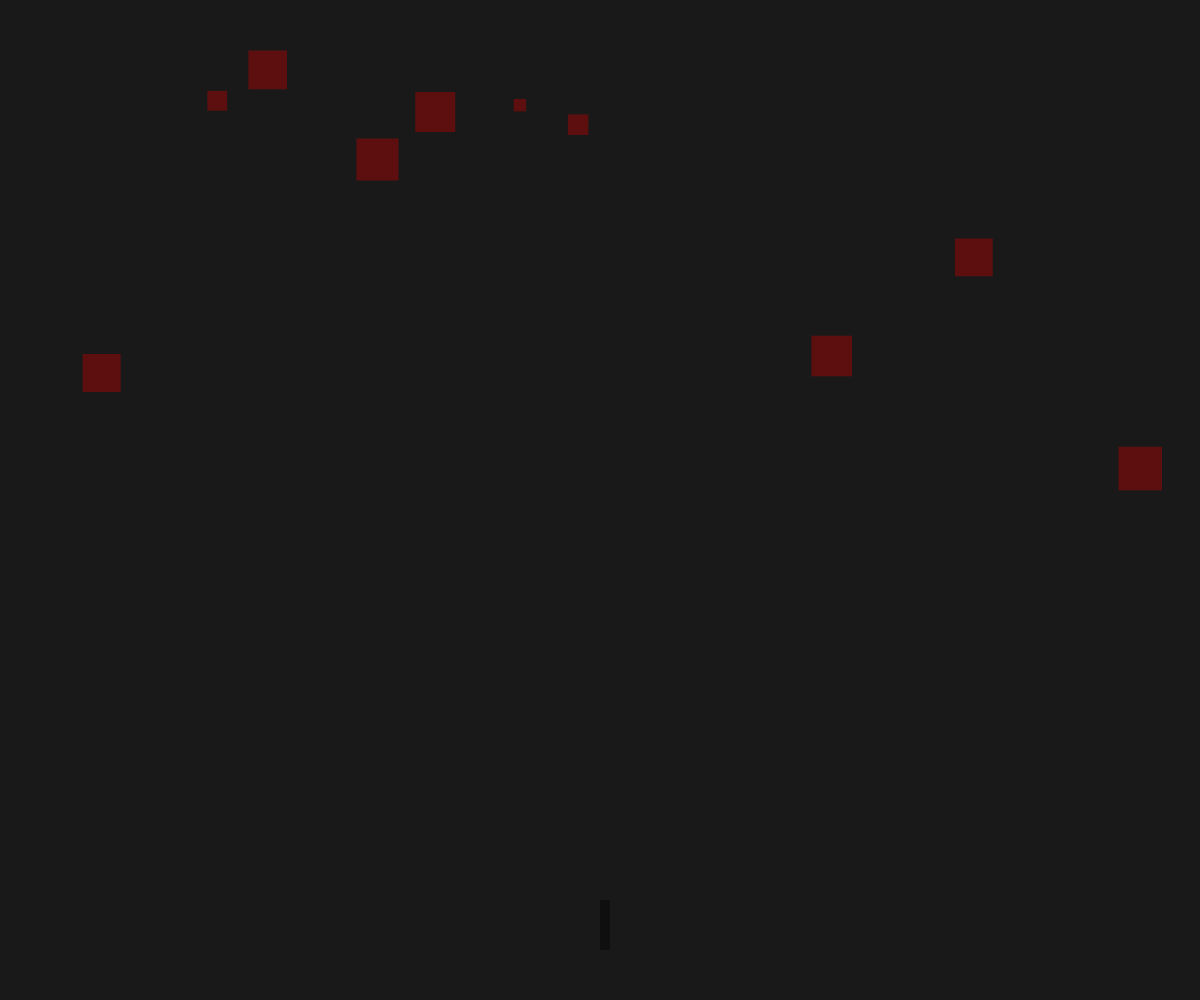
Frame 1 (no input)
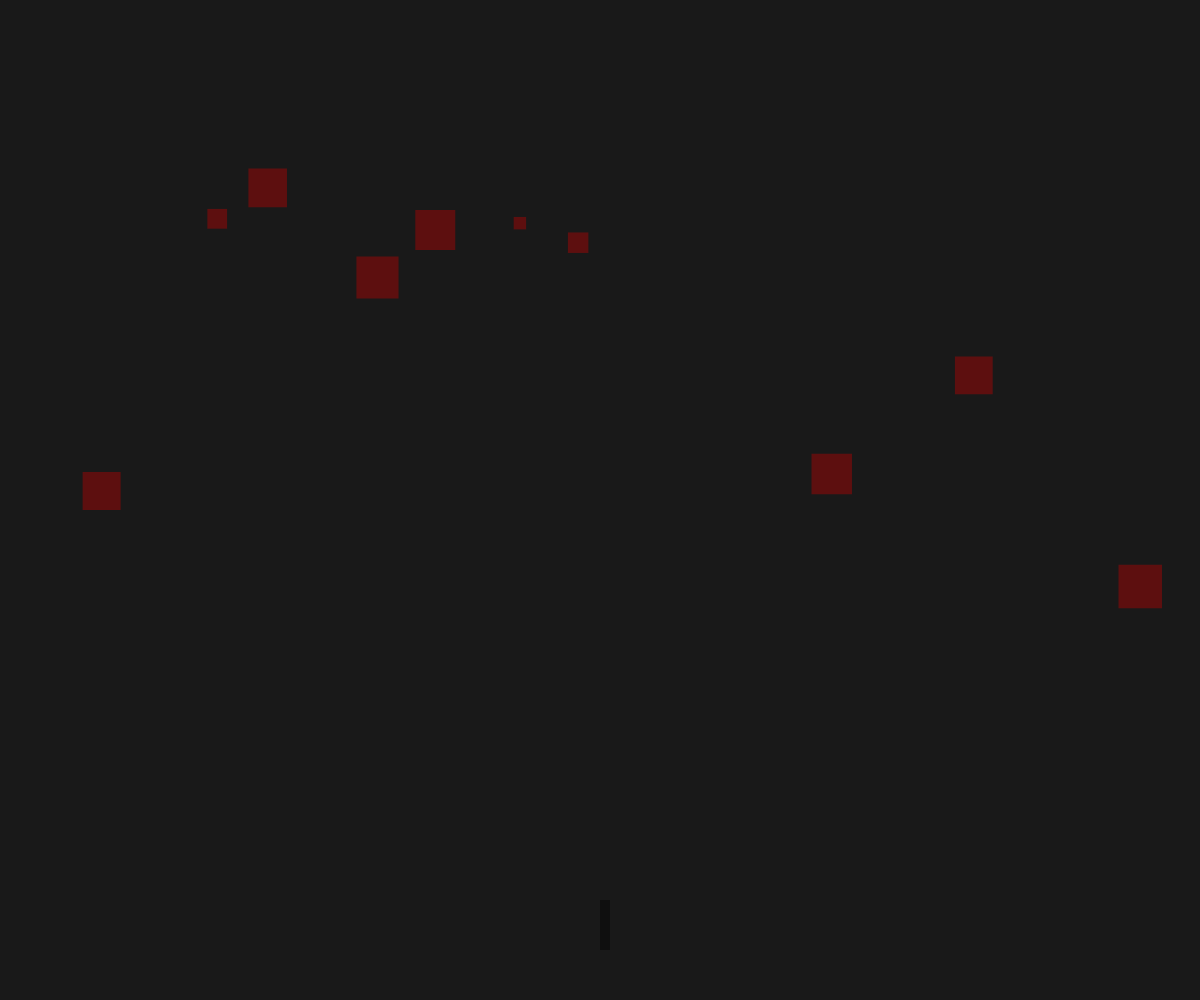
Frame 60 (no input)
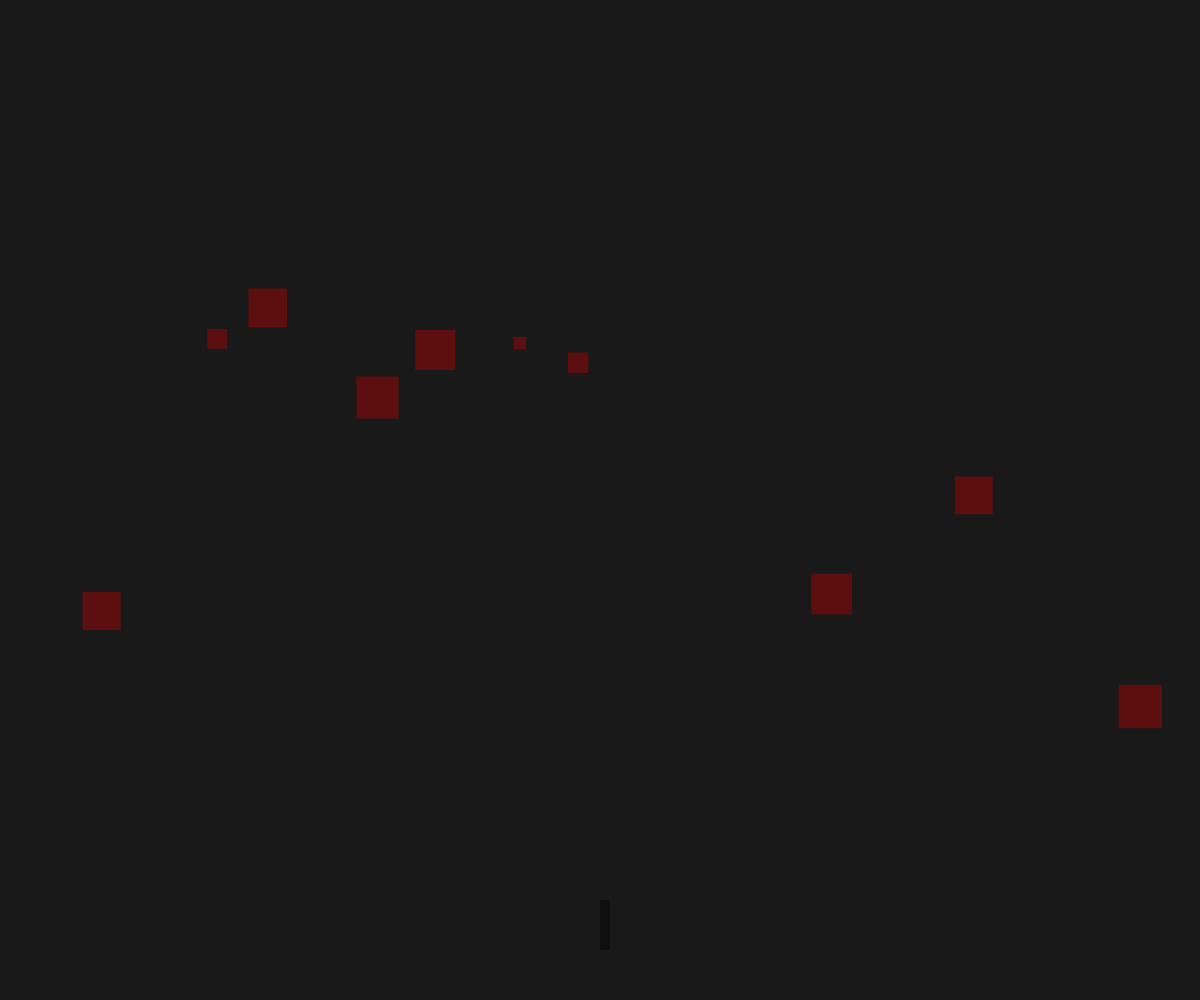
Frame 120 (the mouse pressed at the canvas centre since frame 60)

The p5.js sketch that drew these frames (run headless with seeded random() and noise() and a simulated clock; from frame 60 on, the mouse is pressed at the canvas centre):

// p5.js sketch
// ── sketch.js
var player;

var squares = []

const MAX_SQUARES = 10;
const MIN_SIZE = 10;
const MAX_SIZE = 50;
const OFFSET = 10;

function setup() {
	createCanvas(windowWidth, windowHeight);

	player = new Player(width/2, height - 100, 10, 50);

	for(let i = 0; i < MAX_SQUARES; i++) {
		let size = random(MIN_SIZE, MAX_SIZE);
		let x = random(width);
		let y = (i + 1) * size + OFFSET;
		squares[i] = new Square(x, y, size, size);
	}
}

function draw() {
	background(25);

	player.move();
	player.display();

	for(let square of squares) {
		square.fall();
		square.display();
	}
}

function keyPressed() {

}
// ── player.js
class Player {
    constructor(x, y, w, h,) {
        this.x = x;
        this.y = y;
        this.w = w;
        this.h = h;
    }

    display() {
        noStroke();
        fill(0, 0, 0, 100);
        rect(this.x, this.y, this.w, this.h)
    }

    move() {

    }
}
// ── square.js
class Square {
    constructor(x, y, w, h,) {
        this.x = x;
        this.y = y;
        this.w = w;
        this.h = h;
    }

    display() {
        noStroke();
        fill(200, 0, 0, 100);
        rect(this.x, this.y, this.w, this.h)
    }

    fall() {
        this.y = this.y + 2;

        
    }
}
